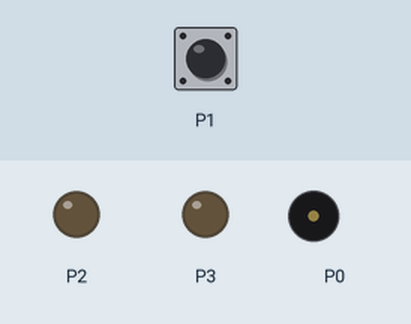
Bench run of a program on a simulated BBC micro:bit (MakeCode). Parts: output pins drawn as LEDs (lit = HIGH), buzzer (waves = sounding). Dashed ring = blinking. Inputs (shaded band) come from the test bench; at power-on: P1 LOW.

Above: at 1.2 s.
1.3 s: P1 pulled HIGH for 0.15 s
At 2.2 s:
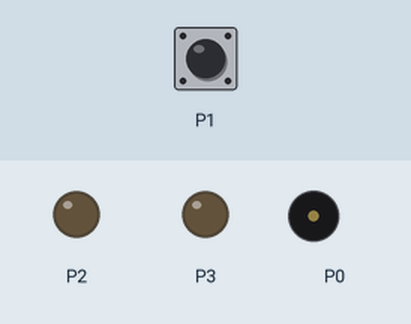
2.9 s: P1 pulled HIGH for 3.2 s
At 3.43 s:
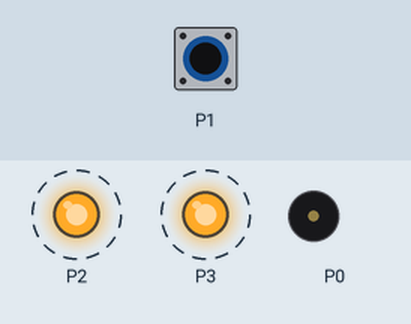
Timing chart, 0 to 7.6 s (numbered marks = the images above; inputs shaded):
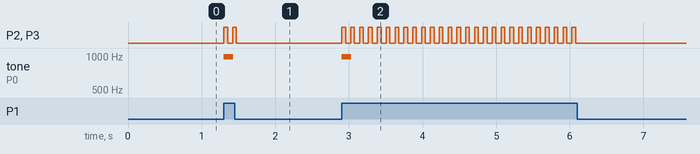

The program:

main.ts
```typescript
led.enable(false)
basic.forever(function () {
    if (pins.digitalReadPin(DigitalPin.P1) == 1) {
        pins.analogWritePin(AnalogPin.P2, 1023)
        pins.analogWritePin(AnalogPin.P3, 1023)
        basic.pause(50)
        pins.analogWritePin(AnalogPin.P2, 0)
        pins.analogWritePin(AnalogPin.P3, 0)
        basic.pause(50)
    } else {
        pins.analogWritePin(AnalogPin.P2, 0)
        pins.analogWritePin(AnalogPin.P3, 0)
    }
})
basic.forever(function () {
    if (pins.digitalReadPin(DigitalPin.P1) == 1) {
        music.startMelody(music.builtInMelody(Melodies.BaDing), MelodyOptions.Once)
    } else {
        music.stopMelody(MelodyStopOptions.All)
    }
})
```

test.ts
```typescript
// testes vão aqui; isto não será compilado quando este pacote for usado como uma extensão.
```

Measured:
- after the input at 1.3 s, P2, P3: alternates HIGH for 0.05 s and LOW for 0.07 s, 4 changes in all, then stays LOW, starting at once; tone on P0: silent → 988 Hz at once, → silent 0.13 s later
- after the input at 2.9 s, P2, P3: alternates HIGH for 0.05 s and LOW for 0.07 s, 54 changes in all, then stays LOW, starting at once; tone on P0: silent → 988 Hz at once, → silent 0.13 s later
